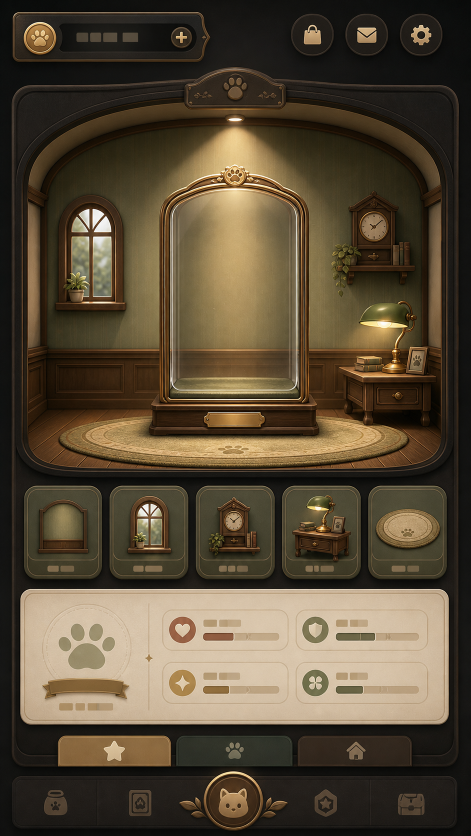
#> input picture output/imagegen/shop-stage-clean-room-concept.png, 941 x 1672 px (shown at 1/2 size)
$ python -i postprocess_shop_item_assets.py   (imports and definitions only)
#> lines starting #> are read from the running program, lines starting #| are printed output that depends on the picture
from __future__ import annotations

from collections import deque
from pathlib import Path

from PIL import Image, ImageDraw, ImageFilter


ROOT = Path(__file__).resolve().parents[1]
SOURCE_DIR = ROOT / "tmp" / "imagegen" / "shop-items-api"
OUT_DIR = ROOT / "src" / "static" / "shop-items"
PREVIEW_PATH = ROOT / ".local-data" / "shop-item-assets-preview.webp"
SIZE = 512


def detect_key_color(image: Image.Image) -> tuple[int, int, int]:
    rgb = image.convert("RGB")
#> rgb is the input picture: PIL image 941x1672 RGB; mean R, G, B 86.3, 73.6, 54.2
    samples: list[tuple[int, int, int]] = []
    width, height = rgb.size
#> width = 941; height = 1672
    px = rgb.load()
    step = max(1, min(width, height) // 80)
#> step = 11
    for x in range(0, width, step):
        samples.append(px[x, 0])
        samples.append(px[x, height - 1])
#> after the loop, samples = 172 items, first 6: (11, 12, 11), (17, 17, 16), (9, 12, 10), (16, 17, 15), (11, 13, 12), (16, 17, 15)
    for y in range(0, height, step):
        samples.append(px[0, y])
        samples.append(px[width - 1, y])
#> after the loop, samples = 476 items, first 6: (11, 12, 11), (17, 17, 16), (9, 12, 10), (16, 17, 15), (11, 13, 12), (16, 17, 15)

    buckets: dict[tuple[int, int, int], int] = {}
    for r, g, b in samples:
        key = (round(r / 8) * 8, round(g / 8) * 8, round(b / 8) * 8)
        buckets[key] = buckets.get(key, 0) + 1
#> this loop made 476 passes
#> (r, g, b, key) on passes 1 to 3: (11, 12, 11, (8, 16, 8)), (17, 17, 16, (16, 16, 16)), (9, 12, 10, (8, 16, 8))
#> after the loop, buckets = 9 items
    return max(buckets.items(), key=lambda item: item[1])[0]


def remove_chroma_key(image: Image.Image) -> Image.Image:
    rgba = image.convert("RGBA")
    if rgba.getchannel("A").getbbox() != (0, 0, rgba.width, rgba.height):
        return rgba

    key = detect_key_color(rgba)
#> key = (16, 16, 16)
    is_green_key = key[1] > 180 and key[1] > key[0] * 1.8 and key[1] > key[2] * 1.8
#> is_green_key = False
    is_magenta_key = key[0] > 180 and key[2] > 180 and key[0] > key[1] * 1.8 and key[2] > key[1] * 1.8
#> is_magenta_key = False
#> in keep_largest_component, `alpha = rgba.getchannel("A")`: alpha: PIL image 941x1672 L; every value is 255
    # Only auto-key obvious chroma backgrounds. Normal opaque generated assets
    # should pass through unchanged.
    if not (is_green_key or is_magenta_key):
        return rgba

    px = rgba.load()
    transparent = 26
    opaque = 150
    for y in range(rgba.height):
        for x in range(rgba.width):
            r, g, b, a = px[x, y]
            distance = ((r - key[0]) ** 2 + (g - key[1]) ** 2 + (b - key[2]) ** 2) ** 0.5
            if distance <= transparent:
                px[x, y] = (r, g, b, 0)
                continue
            if distance < opaque:
                alpha = int(255 * (distance - transparent) / (opaque - transparent))
                # Despill bright chroma fringes without dulling the object.
                if is_green_key:
                    g = min(g, int((r + b) * 0.58) + 30)
                elif is_magenta_key:
                    r = min(r, int((g + b) * 0.7) + 28)
                    b = min(b, int((r + g) * 0.7) + 28)
                px[x, y] = (r, g, b, min(a, alpha))
    return rgba


def largest_component_mask(mask: Image.Image) -> tuple[Image.Image, tuple[int, int, int, int]] | None:
    px = mask.load()
    width, height = mask.size
#> width = 941; height = 1672
    seen = bytearray(width * height)
    best_points: list[tuple[int, int]] = []
    best_bbox: tuple[int, int, int, int] | None = None

    for y in range(height):
        for x in range(width):
            index = y * width + x
            if seen[index] or px[x, y] <= 14:
                continue

            q: deque[tuple[int, int]] = deque([(x, y)])
            seen[index] = 1
            points: list[tuple[int, int]] = []
            min_x = max_x = x
            min_y = max_y = y

            while q:
                cx, cy = q.popleft()
                points.append((cx, cy))
                min_x = min(min_x, cx)
                max_x = max(max_x, cx)
                min_y = min(min_y, cy)
                max_y = max(max_y, cy)

                for nx, ny in ((cx + 1, cy), (cx - 1, cy), (cx, cy + 1), (cx, cy - 1)):
                    if nx < 0 or nx >= width or ny < 0 or ny >= height:
                        continue
                    nindex = ny * width + nx
                    if seen[nindex] or px[nx, ny] <= 14:
                        continue
                    seen[nindex] = 1
                    q.append((nx, ny))

            if len(points) > len(best_points):
                best_points = points
                best_bbox = (min_x, min_y, max_x + 1, max_y + 1)
#> after the loop, best_bbox = (0, 0, 941, 1672)

    if best_bbox is None:
        return None

    component = Image.new("L", mask.size, 0)
#> component: PIL image 941x1672 L; every value is 0
    out_px = component.load()
    for x, y in best_points:
        out_px[x, y] = 255

    return component.filter(ImageFilter.GaussianBlur(0.25)), best_bbox


def keep_largest_component(image: Image.Image) -> Image.Image:
    rgba = image.convert("RGBA")
    alpha = rgba.getchannel("A")
    component = largest_component_mask(alpha)
    if component is None:
        return rgba

    component_mask, _ = component
    cleaned_alpha = Image.composite(alpha, Image.new("L", alpha.size, 0), component_mask)
    cleaned = rgba.copy()
    cleaned.putalpha(cleaned_alpha)
    return cleaned


def normalize_asset(path: Path) -> Path:
    image = keep_largest_component(remove_chroma_key(Image.open(path)))
    bbox = image.getchannel("A").getbbox()
#> bbox = (0, 0, 941, 1672)
    if bbox is None:
        raise ValueError(f"No visible subject in {path}")

    left, top, right, bottom = bbox
#> left = 0; top = 0; right = 941; bottom = 1672
    subject_w = right - left
#> subject_w = 941
    subject_h = bottom - top
#> subject_h = 1672
    padding = int(max(subject_w, subject_h) * 0.12)
#> padding = 200
    left = max(0, left - padding)
    top = max(0, top - padding)
    right = min(image.width, right + padding)
    bottom = min(image.height, bottom + padding)
    subject = image.crop((left, top, right, bottom))

    scale = min((SIZE * 0.86) / subject.width, (SIZE * 0.86) / subject.height)
#> scale = 0.263
    new_size = (max(1, int(subject.width * scale)), max(1, int(subject.height * scale)))
#> new_size = (247, 440)
    subject = subject.resize(new_size, Image.Resampling.LANCZOS)
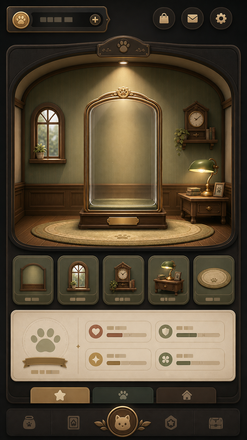
#> subject: PIL image 247x440 RGBA; mean R, G, B, A 86.3, 73.6, 54.2, 255

    canvas = Image.new("RGBA", (SIZE, SIZE), (0, 0, 0, 0))
#> canvas: PIL image 512x512 RGBA; every value is 0
    x = (SIZE - subject.width) // 2
#> x = 132
    y = (SIZE - subject.height) // 2
#> y = 36
    shadow = Image.new("RGBA", (SIZE, SIZE), (0, 0, 0, 0))
    shadow_alpha = subject.getchannel("A").filter(ImageFilter.GaussianBlur(10))
#> shadow_alpha: PIL image 247x440 L; every value is 255
    shadow_layer = Image.new("RGBA", subject.size, (0, 0, 0, 70))
    shadow_layer.putalpha(shadow_alpha.point(lambda value: int(value * 0.35)))
    shadow.alpha_composite(shadow_layer, (x, y + 12))
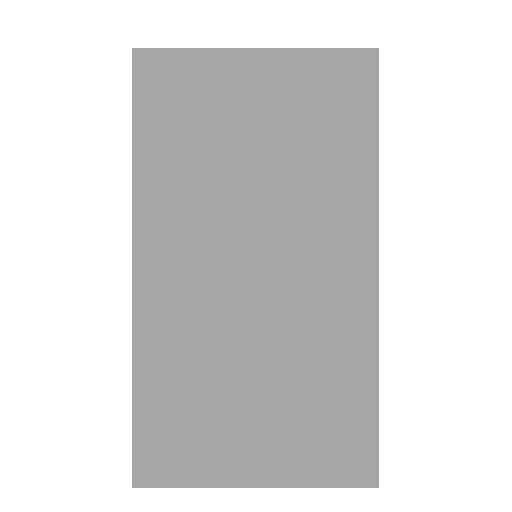
#> shadow: PIL image 512x512 RGBA; mean R, G, B, A 0, 0, 0, 36.9; transparent parts drawn white
    canvas.alpha_composite(shadow)
    canvas.alpha_composite(subject, (x, y))
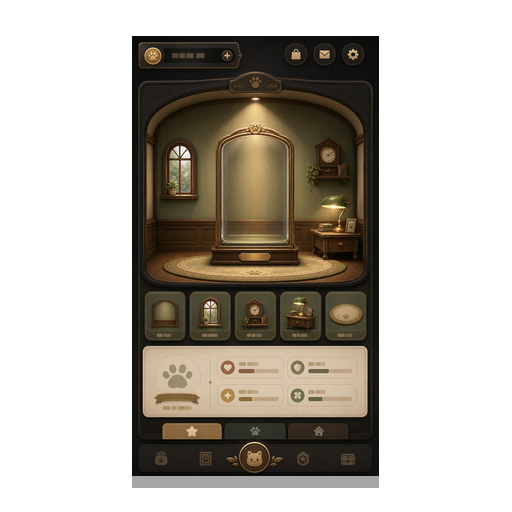
#> canvas: PIL image 512x512 RGBA; mean R, G, B, A 35.8, 30.5, 22.5, 106.7; transparent parts drawn white

    OUT_DIR.mkdir(parents=True, exist_ok=True)
#> (the run stopped early here; a loop or call above may not have finished)
